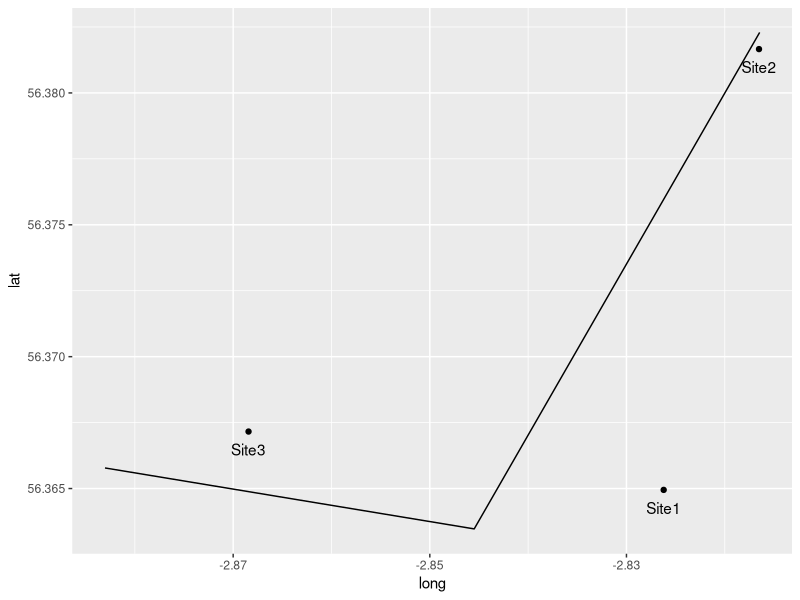

Here is the R script that generated this plot:
library(ggplot2)
river<-data.frame(
    long=c(-2.816452494909265,-2.845487331898639,-2.883036393822358),
    lat=c(56.38229290416972,56.36346886284386,56.36577994637793))

samploc<-data.frame(
    site=c("Site1","Site2","Site3"),
    long=c(-2.826213585663894,-2.816519300644918,-2.868437228090127),
    lat=c(56.3649482229089,56.38166100310631,56.36716019476281))

ggplot(samploc, aes(x = long, y = lat)) + 
  geom_point() + 
  geom_text(aes(label = site), vjust = 2) + 
  geom_line(data = river, aes(y = lat))
